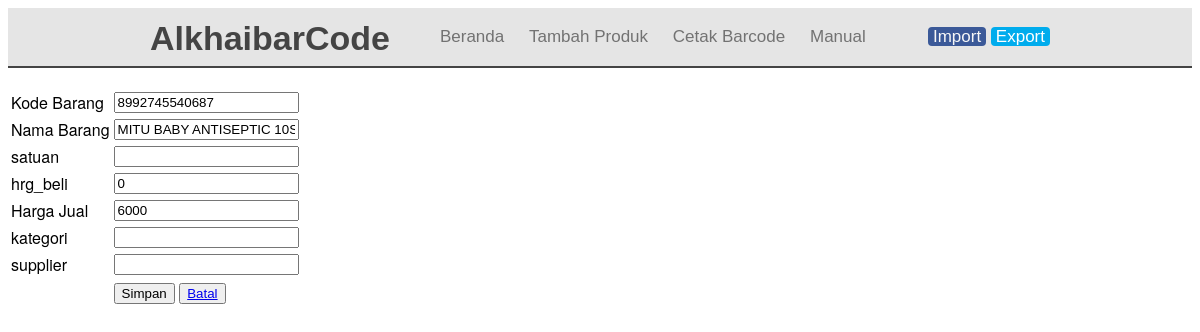
Screenshot of /edit.php?id=59 with the database file from the repository.
### tables this page shows
CREATE TABLE `tabel_barang` (
  `id` int(6) NOT NULL,
  `kd_barang` varchar(15) NOT NULL,
  `nm_barang` varchar(64) NOT NULL,
  `satuan` varchar(10) NOT NULL,
  `kategori` varchar(50) NOT NULL,
  `supplier` varchar(55) NOT NULL,
  `hrg_jual` int(11) NOT NULL,
  `hrg_beli` int(11) NOT NULL
);

### edit.php (the view, shortened to what this page needs)
<?php
include_once("config.php");
?>
<?php
$id = $_GET['id'];
$result = mysqli_query($mysqli, "SELECT * FROM tabel_barang WHERE id=$id");
while($user_data = mysqli_fetch_array($result))
{
    $kd_barang = $user_data['kd_barang'];
    $nm_barang =$user_data['nm_barang'];
    $satuan = $user_data['satuan'];
    $hrg_beli = $user_data['hrg_beli'];
    $hrg_jual = $user_data['hrg_jual'];
    $kategori = $user_data['kategori'];
    $supplier = $user_data['supplier'];
}
?>
<html>
<head>
    <link rel="stylesheet" href="css/bootstrap.min.css">
</head>
<body>
<div class="header">
  <div class="container">
   <div class="navbar">
    <div class="brand">
     <h1><a href="#">AlkhaibarCode</a></h1>
    </div>
    <div class="menu">
     <nav class="nav">
      <ul id="dropdown">
       <li><a href="index.php">Beranda</a></li>
       <li><a href="add.php">Tambah Produk</a></li>
       <li><a href="cetaksemua.php">Cetak Barcode</a></li>
       <li><a href="manual.php">Manual</a></li>
      </ul>
     </nav>
      <div class="">
      <p><a style="background: #3b5998; padding: 0 5px; border-radius: 4px; color: #f7f7f7; text-decoration: none;" href="import/form.php">Import</a>
        <a style="background: #00aced; padding: 0 5px; border-radius: 4px; color: #ffffff; text-decoration: none;" href="#">Export</a></p>
     </div>
    </div>
   </div>
  </div>
 </div>
    <form name="update_user" method="post" action="edit.php">
        <table border="0">
            <tr>
                <td>Kode Barang</td>
                <td><input type="text" name="kd_barang" value="<?php echo $kd_barang;?>"></td>
            </tr>
            <tr>
                <td>Nama Barang</td>
                <td><input type="text" name="nm_barang" value="<?php echo $nm_barang;?>"></td>
            </tr>
            <tr>
                <td>satuan</td>
                <td><input type="text" name="satuan" value="<?php echo $satuan;?>"></td>
            </tr>
            <tr>
                <td>hrg_beli</td>
                <td><input type="text" name="hrg_beli" value="<?php echo $hrg_beli;?>"></td>
            </tr>
            <tr>
                <td>Harga Jual</td>
                <td><input type="text" name="hrg_jual" value="<?php echo $hrg_jual;?>"></td>
            </tr>
            <tr>
                <td>kategori</td>
                <td><input type="text" name="kategori" value="<?php echo $kategori;?>"></td>
            </tr>
            <tr>
                <td>supplier</td>
                <td><input type="text" name="supplier" value="<?php echo $supplier;?>"></td>
            </tr>
            <tr>
                <td><input type="hidden" name="id" value="<?php echo $_GET['id'];?>"></td>
                <td><input type="submit" name="update" value="Simpan">
                    <button><a href="index.php">Batal</a></button>
                </td>
            </tr>
        </table>
    </form>
</body>
</html>

### rows the page displays
tabel_barang: kd_barang "8992745540687", nm_barang "MITU BABY ANTISEPTIC 10S", hrg_beli "0", hrg_jual "6000"
